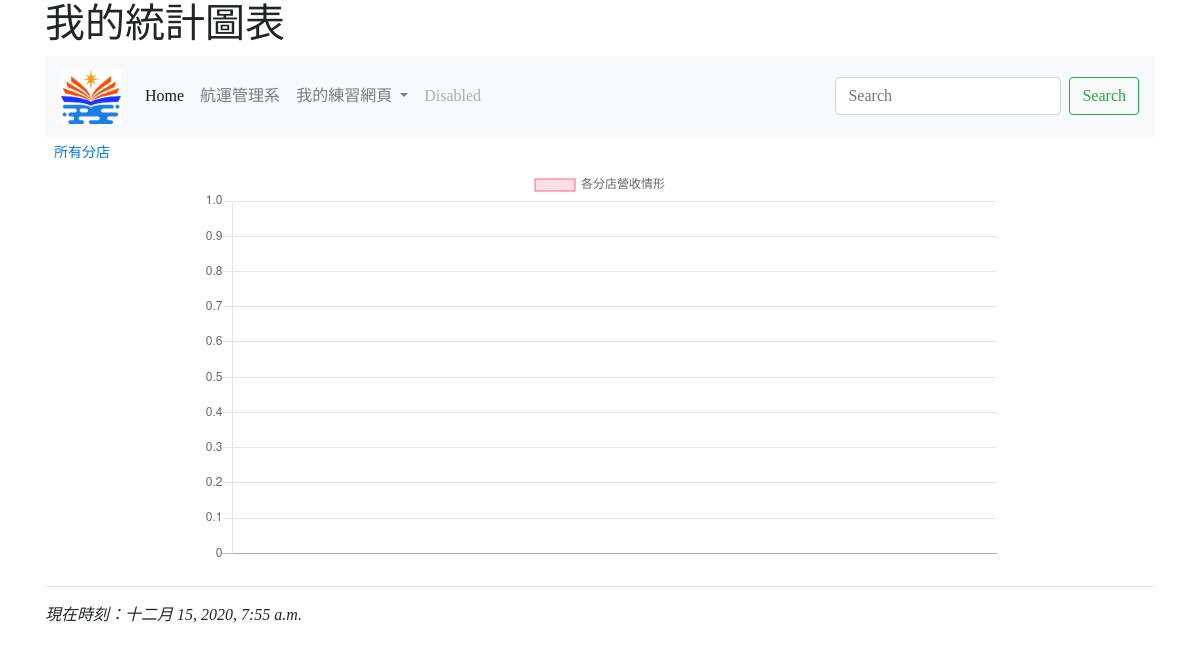
The page /chartbydata/5/5/ on the database as committed earlier.
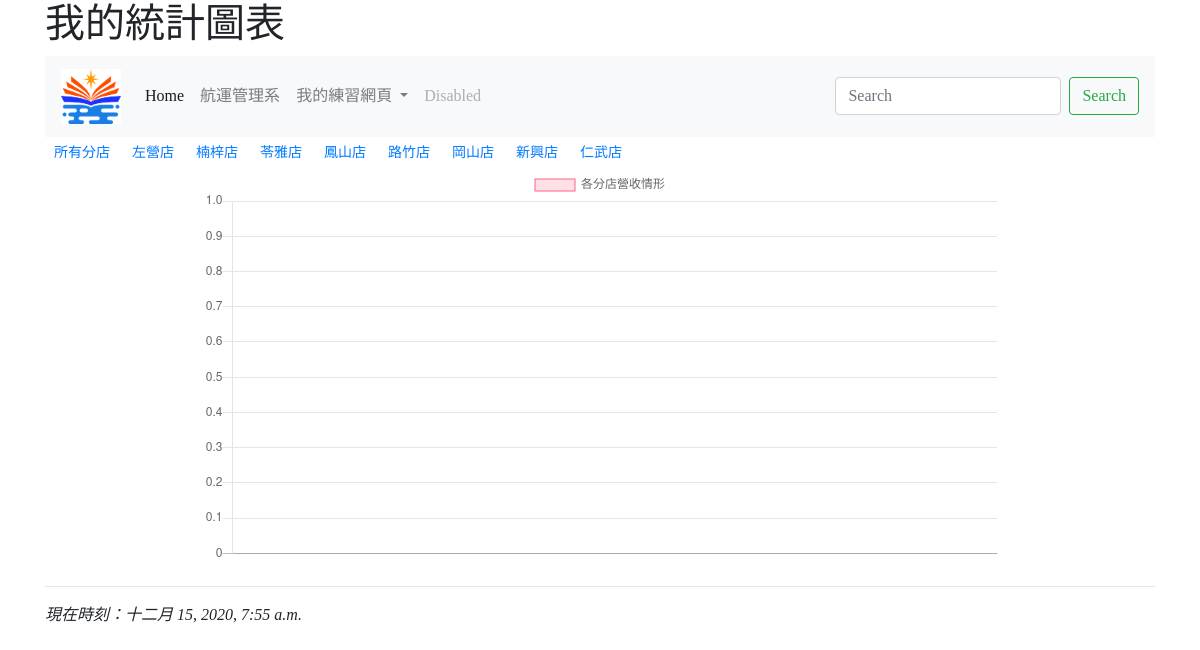
The same page on the database as committed later.
### mysite/models.py (models this page shows, shortened)
class Branch(models.Model):
    title = models.CharField(max_length=200)
    name = models.CharField(max_length=200)

### mysite/views.py (the view)
# urls.py: path('chartbydata/<int:year>/<int:month>/', chart),
def chart(request, year=0, month=0):
    now = datetime.now()
    stores = Branch.objects.all()
    if year==0:
        data = StoreIncome.objects.all()
    else:
        data = StoreIncome.objects.filter(income_year=year)
        if month>0:
            data = data.filter(income_month=month)
    return render(request, "mychart.html", locals())

### templates/mychart.html (shortened to what this page needs)
{% extends 'base.html' %}
{% block titlemessage %}
    <h1>我的統計圖表</h1>
{% endblock %}
{% block content %}
    <button class='btn btn-sm'>
        <a href="/mychart/">所有分店</a>
    </button>
    {% for s in stores %}
    <button class='btn btn-sm'>
        <a href="/mychart/{{s.id}}/">
            {{s.title}}
        </a>
    </button>
{% endfor %}
<center>
<table width=800>
    <tr><td>
<canvas id="myChart" width="800" height="400"></canvas>
</td></tr>
</table>
</center>
<script>
var ctx = document.getElementById('myChart').getContext('2d');
var myChart = new Chart(ctx, {
    type: 'bar',
    data: {
        labels: [
        ],
        datasets: [{
            label: '各分店營收情形',
            data: [
            ],
            backgroundColor: [
                'rgba(255, 99, 132, 0.2)',
                'rgba(54, 162, 235, 0.2)',
                'rgba(255, 206, 86, 0.2)',
                'rgba(75, 192, 192, 0.2)',
                'rgba(153, 102, 255, 0.2)',
                'rgba(255, 159, 64, 0.2)',
                'rgba(127, 255, 32, 0.2)',
                'rgba(47, 79, 79, 0.2)'
            ],
            borderColor: [
                'rgba(255, 99, 132, 1)',
                'rgba(54, 162, 235, 1)',
                'rgba(255, 206, 86, 1)',
                'rgba(75, 192, 192, 1)',
                'rgba(153, 102, 255, 1)',
                'rgba(255, 159, 64, 1)',
                'rgba(127, 255, 32, 1)',
                'rgba(47, 79, 79, 1)'
            ],
            borderWidth: 1
        }]
    },
    options: {
        scales: {
            yAxes: [{
                ticks: {
                    beginAtZero: true
                }
            }]
        }
    }
});
</script>
{% endblock %}

### templates/base.html (shortened to what this page needs)
<!doctype html>
<html>
  <head>
    <link rel="stylesheet" href="https://cdn.jsdelivr.net/npm/bootstrap@4.5.3/dist/css/bootstrap.min.css">
  </head>
  <body>
    <div class="container">
      {% block titlemessage %}{% endblock %}
      {% include 'header.html' %}
      {% block content %}{% endblock %}
      {% include 'footer.html' %}
    </div>
  </body>
</html>

### templates/header.html (shortened to what this page needs)
{% load static %}
    <nav class="navbar navbar-expand-lg navbar-light bg-light">
        <a class="navbar-brand" href="#">
          <img src="{% static "nkust.jpg" %}" width=60>
        </a>
        <div class="collapse navbar-collapse" id="navbarSupportedContent">
          <ul class="navbar-nav mr-auto">
            <li class="nav-item active">
              <a class="nav-link" href="/">Home <span class="sr-only">(current)</span></a>
            </li>
            <li class="nav-item">
              <a class="nav-link" href="http://www.stm.nkust.edu.tw/">航運管理系</a>
            </li>
            <li class="nav-item dropdown">
              <a class="nav-link dropdown-toggle" href="#" id="navbarDropdown" role="button" data-toggle="dropdown" aria-haspopup="true" aria-expanded="false">
                我的練習網頁
              </a>
            </li>
            <li class="nav-item">
              <a class="nav-link disabled" href="#" tabindex="-1" aria-disabled="true">Disabled</a>
            </li>
          </ul>
          <form class="form-inline my-2 my-lg-0">
            <input class="form-control mr-sm-2" type="search" placeholder="Search" aria-label="Search">
            <button class="btn btn-outline-success my-2 my-sm-0" type="submit">Search</button>
          </form>
        </div>
      </nav>

### templates/footer.html
<hr>
        <i>現在時刻：{{ now }}</i>

### templates/base.html (style rules this page uses)
body { font-family: 微軟正黑體; }

Rows that differ between the two databases and show on the page:
added Branch: title "左營店"
added Branch: title "楠梓店"
added Branch: title "苓雅店"
added Branch: title "鳳山店"
added Branch: title "路竹店"
added Branch: title "岡山店"
added Branch: title "新興店"
added Branch: title "仁武店"
